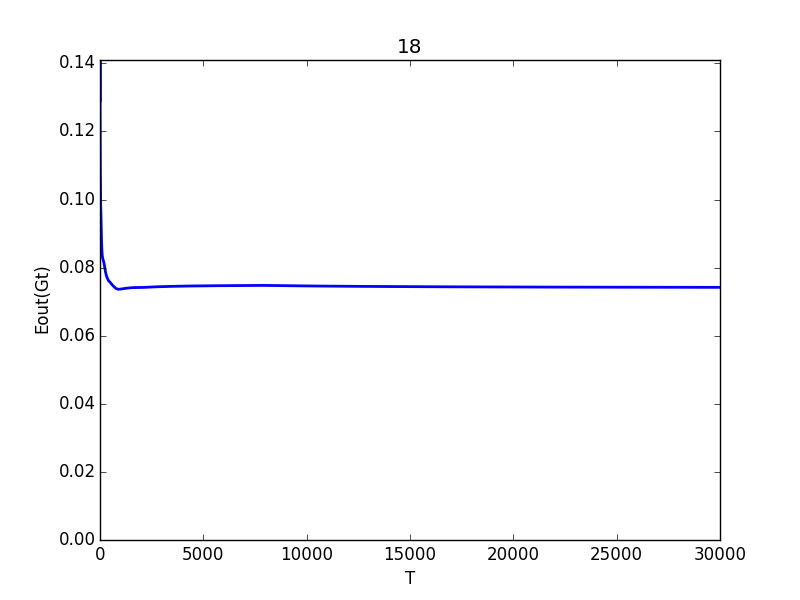

Write Python code to recreate this figure.
import sys
import numpy as np
import math
from random import *
import pylab as pl
import cPickle

class TreeNode:
    def __init__(self, i, v):
        self.dim = i
        self.val = v
        self.sign = 0
        self.left = None
        self.right = None

def readData(path):
    X = []
    y = []
    with open(path) as f:
        for line in f:
            # print line
            # raw_input('pause')
            tmp_line = line.strip().split(' ')
            tmp_x = []

            for i in tmp_line[:-1]: tmp_x.append(float(i))

            X.append(tmp_x)
            y.append(float(tmp_line[-1]))
    return np.array(X),np.array(y)

def step1_split(X, y):

    def learn_decisionStump(X,y):
        ''' calculate median of interval '''
        theta_interval = []
        for i in range(X.shape[0]-1):
            if i == 0:
                theta_interval.append((X[i]+X[i+1])/2)
            elif i == X.shape[0]-1:
                theta_interval.append(float("inf"))
            else:
                theta_interval.append((X[i]+X[i+1])/2)

        Error = float("inf")

        for theta in theta_interval:
            ly = y[np.where(X<theta)]
            ry = y[np.where(X>=theta)]
            err = ly.shape[0]*GiniIndex(ly) + ry.shape[0]*GiniIndex(ry)
            if Error > err:
                Error = err
                target_theta = theta
        return Error, target_theta

    sorted_index = []
    for i in range(X.shape[1]): sorted_index.append(np.argsort(X[:,i]))

    Error = float("inf")
    dim = -1
    val = 0 # val == theta which split data into 1 -1

    for i in range(X.shape[1]):
        Xi = X[sorted_index[i], i]
        yi = y[sorted_index[i]]
        ''' min cost and best theta of dim i '''
        err, theta = learn_decisionStump(Xi, yi)
        ''' argmin error and best theta of data X'''
        if Error > err:
            Error = err
            dim = i #which dim we split
            val = theta
    ''' step2_binary tree '''
    lX = X[np.where(X[:,dim] < val)]
    ly = y[np.where(X[:,dim] < val)]
    rX = X[np.where(X[:,dim] >= val)]
    ry = y[np.where(X[:,dim] >= val)]
    return lX, ly, rX, ry, dim, val

def GiniIndex(y):
    N = int(y.shape[0])
    if N==0: return 0
    n1 = sum(y==1)
    n2 = sum(y==-1)
    '''impurity == 0'''
    if n1==0: return 0
    if n2==0: return 0
    return 1.0 - math.pow(1.0*n1/N,2) - math.pow(1.0*n2/N,2)
    # return float(1.0 - math.pow(float(n1/N),2) - math.pow(float(n2/N),2))

def CRT(X,y):
    if X.shape[0]==0: return None # none case
    if GiniIndex(y)==0:
        node = TreeNode(-1, -1)
        node.sign = 1 if y[0]==1 else -1
        return node
    ''' step2_binary tree '''
    lX, ly, rX, ry, dim, val = step1_split(X,y)
    node = TreeNode( dim, val)
    ''' step3_recurrence '''
    node.left = CRT(lX, ly)
    node.right = CRT(rX, ry)
    return node

def Bagging(X, y):
    sampleX = np.zeros(X.shape)
    sampley = np.zeros(y.shape)
    flips = [randint(0,X.shape[0]-1) for i in range(X.shape[0])]
    sampleX = X[flips]
    sampley = y[flips]
    return sampleX, sampley

def predict(root, X):
    if root.val==-1 : return root.sign
    if X[root.dim] < root.val:
        return predict(root.left, X)
    else:
        return predict(root.right, X)

def predict_ALLX(root,ALLX):
    tmpy = np.zeros(ALLX.shape[0])
    for i in range(ALLX.shape[0]):
        tmpy[i] = predict(root,ALLX[i])
    return tmpy

if __name__ == '__main__':
    ''' train '''
    X,y = readData("../hw7_train.dat")
    X_test,y_test = readData('../hw7_test.dat')
    T = 30000
    trees = []

    for i in range(T):
        print i
        Xi,yi = Bagging(X,y)
        model = CRT(Xi,yi)
        trees.append(model)

    w = open("tree.cPickle",'w')
    cPickle.dump(trees,w)
    w.close()

    trees = cPickle.load(open('tree.cPickle'))
    error_rate = 0
    count = 1
    error_histogram = {}

    number_data = X_test.shape[0]
    predict_y = np.zeros(number_data)
    for tree in trees:
        predict_y += predict_ALLX(tree,X_test)
        tmpy = np.where( predict_y > 0, 1 , -1)

        error_rate += sum(np.where( tmpy != y_test,1,0))/float(number_data)
        print count,error_rate/count
        error_histogram[count] = 1.0*error_rate/count
        count += 1

    pl.plot(error_histogram.keys(),error_histogram.values(), linewidth=2.0)
    pl.xlim([min(error_histogram.keys()), T])
    pl.ylim(0, (max(error_histogram.values())))
    pl.xlabel('T')
    pl.ylabel('Eout(Gt)')
    pl.title('18')
    pl.savefig('18')
